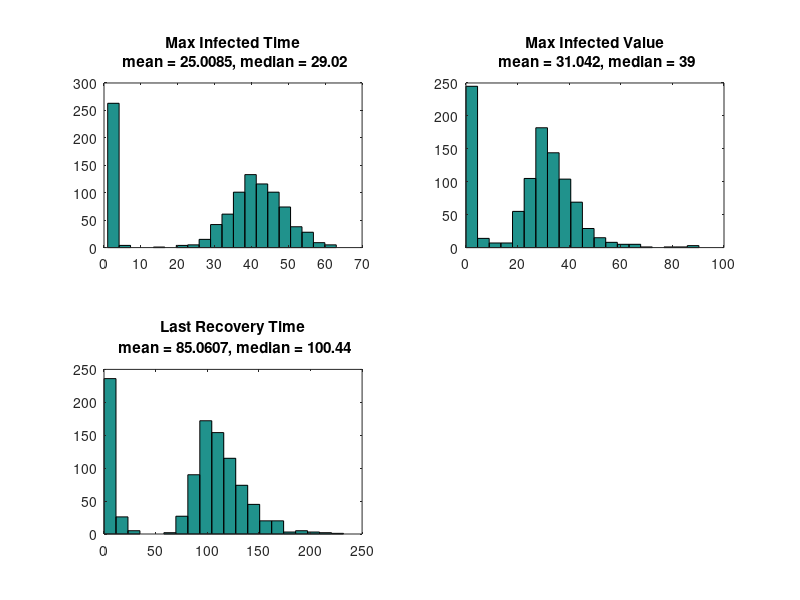

The MATLAB script that drew this image:
maxInf = [
38.49,38.0;
0.0,1.0;
27.53,41.0;
19.68,53.0;
34.05,39.0;
36.03,46.0;
10.03,3.0;
26.57,43.0;
0.0,1.0;
39.53,43.0;
22.31,49.0;
0.0,1.0;
24.31,35.0;
32.87,33.0;
36.57,41.0;
4.1,3.0;
24.76,47.0;
24.62,47.0;
30.29,35.0;
23.73,43.0;
28.98,48.0;
22.08,44.0;
21.12,42.0;
22.44,49.0;
32.28,59.0;
0.0,1.0;
34.66,35.0;
33.09,54.0;
27.9,37.0;
38.0,40.0;
31.57,55.0;
36.22,41.0;
0.0,1.0;
41.67,51.0;
0.0,1.0;
56.15,40.0;
48.21,47.0;
22.39,55.0;
28.33,42.0;
39.25,45.0;
26.08,44.0;
18.06,33.0;
28.1,33.0;
5.32,3.0;
0.0,1.0;
44.2,50.0;
0.0,1.0;
25.87,26.0;
64.57,27.0;
28.8,40.0;
31.85,51.0;
0.0,1.0;
0.0,1.0;
24.36,47.0;
30.12,38.0;
29.32,50.0;
30.93,38.0;
0.0,1.0;
18.92,38.0;
28.67,52.0;
21.54,47.0;
0.0,1.0;
30.83,43.0;
26.16,37.0;
43.65,36.0;
40.04,32.0;
28.39,44.0;
0.35,2.0;
7.06,2.0;
40.22,42.0;
45.13,31.0;
53.87,39.0;
49.26,32.0;
46.52,42.0;
36.38,53.0;
0.0,1.0;
35.34,39.0;
43.34,41.0;
43.43,39.0;
0.0,1.0;
22.96,45.0;
23.23,53.0;
0.0,1.0;
44.36,38.0;
0.0,1.0;
20.27,37.0;
35.89,41.0;
0.0,1.0;
32.67,41.0;
8.08,5.0;
37.29,35.0;
29.07,43.0;
20.28,54.0;
0.0,1.0;
10.19,2.0;
42.83,44.0;
30.88,48.0;
27.77,32.0;
13.97,41.0;
1.65,2.0;
44.27,37.0;
34.27,35.0;
32.32,42.0;
25.91,38.0;
32.01,38.0;
0.0,1.0;
0.0,1.0;
0.0,1.0;
41.43,40.0;
27.75,34.0;
27.71,45.0;
54.03,32.0;
0.0,1.0;
0.0,1.0;
0.0,1.0;
41.09,44.0;
33.58,53.0;
0.0,1.0;
43.72,41.0;
39.9,49.0;
23.96,31.0;
24.03,46.0;
29.19,42.0;
65.02,31.0;
22.56,45.0;
0.0,1.0;
30.59,41.0;
21.21,50.0;
19.65,54.0;
0.0,1.0;
29.36,43.0;
28.67,36.0;
37.76,47.0;
0.0,1.0;
39.76,48.0;
30.14,42.0;
31.31,42.0;
44.82,40.0;
0.0,1.0;
37.91,44.0;
45.22,40.0;
43.01,38.0;
43.04,49.0;
33.57,51.0;
34.1,45.0;
31.92,49.0;
41.73,32.0;
0.0,1.0;
0.0,1.0;
25.93,56.0;
27.65,36.0;
27.95,35.0;
23.71,44.0;
0.0,1.0;
37.07,48.0;
15.41,6.0;
23.81,48.0;
34.61,36.0;
30.51,55.0;
0.0,1.0;
30.56,45.0;
25.49,36.0;
41.61,41.0;
4.53,3.0;
34.52,40.0;
24.43,32.0;
0.0,1.0;
0.59,2.0;
46.75,42.0;
0.0,1.0;
30.33,41.0;
33.86,45.0;
47.98,31.0;
27.93,42.0;
49.19,49.0;
30.89,36.0;
0.0,1.0;
30.66,44.0;
53.88,26.0;
44.1,33.0;
33.73,40.0;
3.59,3.0;
0.0,1.0;
42.47,41.0;
0.0,1.0;
30.43,51.0;
26.9,43.0;
28.76,42.0;
30.96,39.0;
31.12,34.0;
9.18,3.0;
3.06,2.0;
26.78,42.0;
0.0,1.0;
27.75,48.0;
51.66,38.0;
0.0,1.0;
33.67,39.0;
32.19,49.0;
51.11,29.0;
0.0,1.0;
23.89,41.0;
37.38,43.0;
2.56,3.0;
38.76,47.0;
46.36,56.0;
31.19,38.0;
40.75,45.0;
20.49,39.0;
38.35,33.0;
4.2,2.0;
0.0,1.0;
25.78,46.0;
0.0,1.0;
0.0,1.0;
33.45,48.0;
44.22,44.0;
21.06,41.0;
31.45,56.0;
1.94,2.0;
21.98,40.0;
0.0,1.0;
34.85,43.0;
18.89,31.0;
24.2,55.0;
32.9,46.0;
39.42,32.0;
39.6,41.0;
19.69,48.0;
0.0,1.0;
27.27,48.0;
43.12,44.0;
0.0,1.0;
40.97,40.0;
27.58,46.0;
35.7,39.0;
23.42,38.0;
36.97,40.0;
36.36,33.0;
30.96,15.0;
0.0,1.0;
0.0,1.0;
56.95,28.0;
21.81,39.0;
27.65,44.0;
31.02,42.0;
0.0,1.0;
48.48,41.0;
0.0,1.0;
26.54,57.0;
4.74,2.0;
21.85,50.0;
5.01,3.0;
30.11,41.0;
0.0,1.0;
30.84,50.0;
0.0,1.0;
25.74,39.0;
0.0,1.0;
31.44,47.0;
0.0,1.0;
1.17,2.0;
51.49,40.0;
26.42,44.0;
26.25,37.0;
26.89,45.0;
36.59,30.0;
35.16,44.0;
42.0,41.0;
24.86,58.0;
33.54,45.0;
39.36,38.0;
30.81,25.0;
34.01,46.0;
41.1,44.0;
38.64,46.0;
0.0,1.0;
0.0,1.0;
34.4,47.0;
29.62,46.0;
32.16,39.0;
55.39,39.0;
30.09,44.0;
19.2,37.0;
19.33,38.0;
22.6,50.0;
26.57,38.0;
23.64,47.0;
0.0,1.0;
34.64,37.0;
30.24,40.0;
36.86,39.0;
33.79,54.0;
29.8,38.0;
32.72,61.0;
34.48,42.0;
40.22,53.0;
0.0,1.0;
0.78,2.0;
37.72,49.0;
32.42,46.0;
0.0,1.0;
44.95,21.0;
48.58,32.0;
60.48,42.0;
32.61,44.0;
0.0,1.0;
43.79,37.0;
21.22,57.0;
0.0,1.0;
17.77,50.0;
36.01,47.0;
34.94,45.0;
7.41,2.0;
25.48,51.0;
26.76,42.0;
0.0,1.0;
30.26,46.0;
28.91,49.0;
36.7,49.0;
30.16,47.0;
0.0,1.0;
41.68,33.0;
35.11,38.0;
23.54,35.0;
32.31,44.0;
42.12,35.0;
25.99,47.0;
37.19,39.0;
46.87,40.0;
17.84,45.0;
36.89,47.0;
0.0,1.0;
67.33,32.0;
11.76,5.0;
0.0,1.0;
34.61,50.0;
29.96,48.0;
34.15,40.0;
39.32,36.0;
20.04,54.0;
29.35,48.0;
3.17,2.0;
34.58,46.0;
27.78,44.0;
0.05,2.0;
26.62,46.0;
31.23,41.0;
22.75,55.0;
0.0,1.0;
0.0,1.0;
47.44,27.0;
0.0,1.0;
41.78,40.0;
40.15,42.0;
28.23,58.0;
20.35,45.0;
25.84,40.0;
23.06,54.0;
0.0,1.0;
40.07,44.0;
37.6,40.0;
33.62,39.0;
27.45,49.0;
0.0,1.0;
31.64,37.0;
30.41,32.0;
23.09,41.0;
54.49,34.0;
27.16,47.0;
36.34,40.0;
31.48,44.0;
0.0,1.0;
35.47,42.0;
41.25,44.0;
0.0,1.0;
0.0,1.0;
0.0,1.0;
19.8,30.0;
31.77,33.0;
33.12,36.0;
27.46,38.0;
41.83,29.0;
37.48,38.0;
37.84,47.0;
32.06,53.0;
20.82,42.0;
33.83,41.0;
45.07,23.0;
0.0,1.0;
0.0,1.0;
26.16,45.0;
33.47,45.0;
0.0,1.0;
20.66,34.0;
0.0,1.0;
46.43,43.0;
30.41,43.0;
0.0,1.0;
0.0,1.0;
24.43,50.0;
3.49,3.0;
42.76,49.0;
34.86,46.0;
43.08,39.0;
22.51,55.0;
2.34,2.0;
35.58,40.0;
35.2,36.0;
35.57,41.0;
27.42,41.0;
0.0,1.0;
23.62,42.0;
0.0,1.0;
40.44,46.0;
30.75,35.0;
5.27,3.0;
40.18,49.0;
24.02,30.0;
0.0,1.0;
44.43,46.0;
0.0,1.0;
38.13,27.0;
27.92,44.0;
28.25,38.0;
17.38,40.0;
26.73,41.0;
43.84,42.0;
22.04,34.0;
35.05,42.0;
23.4,48.0;
29.81,49.0;
0.0,1.0;
29.89,37.0;
28.6,47.0;
0.0,1.0;
0.0,1.0;
26.37,50.0;
31.97,45.0;
20.43,39.0;
47.88,39.0;
0.0,1.0;
29.24,38.0;
0.0,1.0;
19.01,63.0;
0.0,1.0;
0.0,1.0;
23.35,24.0;
0.0,1.0;
30.24,56.0;
0.0,1.0;
22.16,54.0;
87.23,40.0;
32.16,44.0;
0.0,1.0;
39.76,33.0;
29.49,55.0;
24.95,37.0;
37.56,53.0;
1.14,2.0;
28.24,56.0;
34.6,43.0;
27.68,26.0;
25.18,43.0;
27.91,51.0;
30.14,48.0;
31.75,39.0;
28.47,44.0;
38.17,36.0;
36.01,47.0;
28.92,48.0;
40.4,40.0;
31.07,47.0;
38.17,42.0;
46.78,39.0;
0.0,1.0;
0.0,1.0;
36.93,40.0;
0.0,1.0;
23.62,44.0;
27.94,49.0;
43.5,29.0;
0.0,1.0;
29.53,32.0;
33.94,37.0;
25.53,36.0;
27.11,34.0;
0.0,1.0;
27.35,48.0;
42.56,38.0;
32.62,45.0;
30.24,43.0;
0.71,2.0;
0.0,1.0;
0.0,1.0;
32.87,40.0;
0.0,1.0;
0.0,1.0;
32.72,51.0;
39.7,43.0;
17.64,53.0;
0.22,2.0;
24.55,36.0;
87.52,31.0;
0.0,1.0;
40.22,41.0;
55.04,31.0;
0.77,3.0;
25.87,52.0;
47.56,26.0;
29.52,47.0;
30.19,31.0;
59.09,44.0;
37.35,42.0;
49.87,35.0;
26.6,51.0;
0.0,1.0;
34.0,33.0;
39.4,31.0;
13.03,2.0;
1.63,2.0;
6.37,2.0;
28.47,38.0;
36.75,41.0;
10.7,2.0;
35.71,38.0;
0.0,1.0;
40.62,38.0;
0.0,1.0;
32.35,29.0;
36.62,44.0;
43.08,41.0;
47.17,36.0;
45.79,33.0;
34.46,43.0;
38.11,33.0;
29.43,37.0;
30.1,48.0;
30.63,55.0;
30.05,40.0;
24.48,58.0;
31.82,40.0;
36.1,41.0;
0.0,1.0;
1.44,2.0;
51.95,46.0;
0.0,1.0;
58.08,30.0;
42.47,44.0;
0.0,1.0;
29.16,43.0;
42.1,30.0;
1.74,2.0;
33.44,46.0;
27.45,40.0;
0.0,1.0;
24.27,37.0;
25.16,42.0;
30.98,48.0;
25.32,45.0;
30.24,52.0;
33.93,52.0;
4.12,3.0;
31.35,32.0;
1.25,2.0;
0.0,1.0;
35.93,36.0;
38.23,43.0;
32.61,35.0;
0.89,2.0;
0.0,1.0;
31.65,37.0;
22.86,44.0;
39.84,46.0;
50.45,38.0;
31.49,51.0;
40.35,28.0;
0.0,1.0;
27.16,40.0;
33.98,39.0;
27.12,55.0;
36.86,45.0;
0.0,1.0;
44.49,38.0;
30.81,47.0;
38.16,41.0;
0.0,1.0;
32.42,47.0;
0.0,1.0;
38.98,35.0;
37.68,46.0;
0.0,1.0;
38.99,45.0;
35.01,23.0;
42.26,38.0;
0.0,1.0;
3.15,2.0;
31.1,41.0;
34.75,42.0;
0.0,1.0;
0.0,1.0;
25.62,47.0;
0.0,1.0;
0.0,1.0;
0.0,1.0;
31.36,51.0;
43.9,51.0;
21.87,32.0;
0.0,1.0;
0.0,1.0;
42.54,39.0;
26.43,50.0;
41.2,35.0;
0.0,1.0;
43.45,40.0;
0.0,1.0;
0.0,1.0;
25.01,23.0;
0.0,1.0;
0.0,1.0;
36.88,38.0;
33.56,40.0;
0.0,1.0;
0.0,1.0;
0.0,1.0;
4.53,2.0;
29.38,34.0;
36.34,48.0;
70.62,22.0;
24.65,47.0;
0.0,1.0;
58.44,39.0;
7.45,2.0;
0.0,1.0;
26.22,61.0;
0.0,1.0;
0.0,1.0;
1.7,2.0;
18.72,45.0;
33.73,49.0;
0.0,1.0;
27.9,49.0;
26.85,47.0;
44.96,40.0;
62.78,42.0;
32.7,54.0;
30.75,43.0;
40.72,41.0;
0.0,1.0;
20.08,39.0;
39.82,46.0;
0.0,1.0;
30.33,51.0;
27.1,34.0;
20.41,43.0;
28.53,50.0;
40.87,37.0;
33.49,33.0;
41.07,43.0;
66.16,27.0;
28.06,40.0;
32.98,35.0;
26.58,33.0;
0.0,1.0;
39.82,39.0;
49.36,42.0;
33.94,37.0;
50.36,40.0;
34.57,37.0;
0.0,1.0;
0.0,1.0;
29.73,48.0;
29.44,52.0;
31.85,52.0;
4.54,4.0;
39.29,46.0;
44.05,30.0;
36.07,35.0;
42.96,35.0;
0.0,1.0;
48.45,46.0;
38.42,46.0;
37.09,36.0;
0.0,1.0;
26.97,49.0;
0.0,1.0;
40.17,50.0;
0.0,1.0;
0.16,2.0;
38.93,43.0;
41.58,28.0;
0.0,1.0;
37.54,42.0;
54.12,41.0;
40.68,45.0;
27.54,54.0;
24.28,46.0;
0.0,1.0;
22.83,53.0;
21.46,48.0;
43.44,39.0;
32.09,44.0;
0.0,1.0;
38.41,45.0;
25.54,35.0;
23.72,46.0;
41.85,54.0;
0.0,1.0;
35.63,56.0;
19.83,43.0;
0.0,1.0;
31.8,43.0;
25.76,39.0;
26.97,51.0;
29.14,20.0;
33.29,40.0;
0.0,1.0;
1.02,2.0;
0.0,1.0;
1.13,2.0;
23.34,38.0;
44.05,33.0;
0.0,1.0;
28.14,36.0;
58.9,38.0;
30.14,36.0;
57.33,35.0;
34.87,27.0;
0.0,1.0;
41.7,27.0;
31.98,49.0;
22.29,51.0;
26.23,48.0;
27.66,36.0;
31.1,38.0;
7.68,3.0;
19.18,60.0;
37.9,37.0;
34.03,39.0;
31.59,34.0;
31.52,46.0;
0.96,2.0;
44.52,43.0;
0.0,1.0;
29.47,43.0;
31.66,39.0;
24.1,36.0;
37.34,39.0;
22.85,38.0;
20.61,27.0;
0.0,1.0;
40.36,34.0;
29.57,41.0;
31.99,29.0;
30.49,43.0;
33.96,45.0;
0.0,1.0;
38.18,47.0;
32.91,43.0;
47.79,41.0;
0.0,1.0;
28.83,49.0;
25.38,44.0;
49.85,39.0;
24.44,41.0;
34.99,40.0;
26.1,49.0;
34.09,43.0;
0.0,1.0;
40.73,32.0;
0.0,1.0;
30.52,42.0;
30.95,48.0;
40.96,41.0;
45.76,46.0;
35.96,38.0;
26.86,36.0;
28.25,44.0;
36.36,41.0;
0.0,1.0;
85.47,39.0;
39.66,39.0;
36.76,38.0;
12.21,3.0;
35.36,40.0;
0.0,1.0;
31.45,38.0;
0.0,1.0;
48.09,42.0;
29.0,50.0;
1.23,2.0;
40.04,41.0;
19.73,50.0;
0.0,1.0;
30.51,46.0;
0.0,1.0;
34.28,38.0;
35.32,34.0;
33.38,46.0;
33.96,38.0;
0.0,1.0;
23.47,43.0;
30.49,44.0;
27.34,58.0;
39.78,39.0;
31.24,40.0;
33.03,38.0;
0.0,1.0;
59.01,34.0;
29.41,43.0;
36.89,44.0;
34.99,34.0;
30.06,35.0;
20.96,46.0;
26.59,51.0;
0.0,1.0;
48.1,45.0;
29.42,58.0;
29.39,35.0;
3.39,5.0;
24.92,47.0;
0.0,1.0;
78.17,20.0;
18.79,56.0;
37.65,40.0;
39.69,50.0;
41.26,38.0;
28.11,34.0;
36.63,39.0;
0.0,1.0;
21.28,41.0;
0.0,1.0;
36.47,26.0;
29.53,41.0;
37.18,39.0;
20.55,31.0;
0.0,1.0;
33.87,40.0;
38.4,38.0;
31.48,40.0;
28.88,42.0;
29.16,37.0;
0.0,1.0;
32.45,48.0;
26.91,44.0;
34.3,37.0;
27.43,41.0;
39.45,33.0;
7.7,4.0;
27.15,47.0;
34.69,38.0;
24.42,46.0;
19.91,38.0;
28.89,41.0;
45.88,40.0;
32.96,37.0;
31.21,38.0;
0.0,1.0;
29.97,41.0;
35.07,50.0;
30.39,47.0;
0.0,1.0;
27.42,37.0;
29.6,50.0;
22.18,39.0;
0.0,1.0;
34.53,30.0;
0.0,1.0;
0.0,1.0;
46.1,33.0;
29.7,44.0;
40.53,38.0;
32.88,47.0;
0.0,1.0;
27.39,41.0;
0.0,1.0;
31.46,44.0;
23.36,43.0;
0.0,1.0;
26.14,43.0;
90.28,35.0;
14.62,48.0;
27.1,33.0;
31.19,46.0;
31.25,37.0;
35.93,47.0;
27.02,42.0;
34.45,46.0;
27.22,47.0;
0.0,1.0;
50.52,37.0;
28.63,41.0;
0.0,1.0;
27.78,52.0;
0.0,1.0;
29.76,44.0;
29.96,40.0;
22.28,47.0;
39.17,41.0;
29.08,34.0;
0.0,1.0;
38.2,41.0;
64.72,37.0;
28.62,46.0;
34.64,41.0;
39.16,37.0;
0.0,1.0;
0.0,1.0;
22.22,37.0;
37.57,50.0;
22.13,52.0;
35.82,38.0;
49.39,31.0;
34.43,47.0;
52.01,31.0;
41.21,44.0;
31.09,30.0;
26.89,33.0;
29.04,48.0;
46.68,45.0;
40.63,35.0;
28.12,42.0;
31.79,52.0;
23.76,36.0;
37.84,44.0;
29.43,43.0;
26.95,47.0;
0.0,1.0;
0.0,1.0;
45.9,62.0;
35.95,40.0;
0.0,1.0;
35.52,41.0;
23.96,51.0;
0.13,2.0;
31.95,36.0;
32.91,48.0;
31.28,51.0;
0.0,1.0;
39.54,43.0;
2.72,2.0;
37.73,37.0;
34.34,53.0;
32.08,46.0;
21.17,49.0;
33.62,48.0;
0.0,1.0;
24.62,29.0;
26.77,39.0;
31.35,50.0;
44.44,29.0;
39.62,45.0;
0.0,1.0;
23.12,49.0;
39.03,42.0;
27.01,52.0;
33.71,44.0;
0.0,1.0;
38.09,41.0;
30.81,37.0;
34.96,38.0;
0.0,1.0;
25.37,48.0;
0.0,1.0;
0.0,1.0;
32.64,42.0;
0.04,2.0;
2.21,2.0;
24.25,49.0;
0.0,1.0;
19.9,49.0;
32.37,35.0;
29.04,47.0;
0.0,1.0;
53.9,31.0;
0.0,1.0;
0.0,1.0;
34.03,34.0;
29.06,44.0;
34.67,36.0;
32.41,47.0;
32.87,55.0;
32.35,35.0;
40.77,52.0;
33.76,45.0;
40.84,34.0;
29.42,43.0;
36.58,44.0;
34.53,57.0;
24.14,34.0;
26.63,49.0;
0.0,1.0;
0.0,1.0;
28.07,44.0;
29.4,41.0;
38.19,37.0;
30.38,46.0;
29.5,36.0;
0.0,1.0;
31.38,54.0;
];
lastRec = [
84.21;
0.14;
102.28;
106.32;
100.42;
83.62;
14.04;
121.04;
3.6;
116.35;
104.29;
3.75;
98.89;
86.71;
96.07;
25.32;
108.38;
98.74;
185.13;
80.16;
126.45;
86.38;
119.89;
141.55;
105.66;
0.63;
97.78;
89.71;
98.98;
128.3;
111.82;
124.49;
1.92;
122.29;
0.81;
160.74;
129.65;
99.2;
100.49;
110.77;
90.46;
114.39;
165.61;
9.3;
8.42;
127.9;
0.02;
98.79;
193.42;
125.71;
98.86;
1.13;
7.99;
129.43;
81.05;
95.76;
93.94;
1.38;
110.34;
94.25;
82.07;
3.05;
79.87;
94.89;
112.8;
115.3;
95.69;
7.67;
15.18;
81.06;
99.02;
123.38;
141.5;
108.49;
95.71;
2.49;
126.6;
104.86;
120.8;
1.24;
92.44;
101.81;
4.54;
108.37;
12.16;
113.29;
110.32;
0.56;
80.49;
33.02;
120.36;
91.86;
120.52;
14.32;
16.55;
131.9;
172.07;
160.43;
87.59;
6.56;
127.67;
161.35;
100.43;
88.07;
118.44;
3.98;
1.9;
0.4;
127.46;
201.73;
101.8;
140.52;
13.49;
2.51;
3.85;
128.68;
131.96;
0.73;
127.78;
135.31;
99.68;
118.87;
102.93;
145.59;
84.51;
1.6;
121.57;
106.73;
98.48;
16.64;
126.24;
142.77;
123.25;
1.13;
138.97;
113.2;
92.69;
122.14;
7.74;
107.14;
145.71;
124.74;
110.7;
80.74;
117.89;
103.3;
161.81;
3.44;
1.46;
95.51;
95.65;
94.5;
103.11;
8.76;
86.81;
23.41;
129.79;
88.77;
134.95;
1.92;
102.32;
86.8;
130.0;
22.53;
133.97;
99.84;
5.79;
3.44;
152.83;
1.03;
75.71;
124.85;
102.86;
94.87;
106.87;
116.09;
4.77;
93.5;
117.0;
148.84;
100.14;
11.51;
0.5;
157.2;
2.07;
100.45;
96.39;
105.63;
98.05;
94.84;
26.33;
5.56;
120.75;
8.4;
89.56;
149.38;
2.53;
101.23;
114.48;
95.77;
1.45;
124.59;
116.09;
14.91;
119.36;
94.78;
96.18;
163.05;
150.89;
117.62;
8.03;
1.42;
170.82;
0.76;
2.6;
97.34;
129.01;
114.49;
105.47;
5.02;
91.12;
1.1;
80.13;
146.85;
91.02;
120.79;
84.08;
100.14;
147.93;
3.29;
96.84;
126.36;
7.74;
112.86;
85.94;
107.72;
121.53;
97.46;
128.98;
200.26;
2.01;
5.07;
126.74;
94.72;
108.85;
120.86;
0.71;
108.03;
9.61;
69.95;
7.27;
160.89;
10.58;
115.86;
3.31;
101.57;
2.02;
101.72;
0.48;
128.07;
11.65;
10.32;
90.28;
148.59;
93.1;
105.71;
103.91;
137.99;
125.26;
85.72;
118.67;
105.78;
113.35;
115.63;
129.55;
110.04;
6.58;
3.61;
125.03;
81.26;
90.77;
141.69;
79.63;
84.6;
142.59;
70.57;
140.56;
90.26;
0.12;
121.4;
114.01;
102.14;
103.66;
118.69;
105.9;
99.92;
125.6;
15.93;
1.82;
123.75;
142.64;
1.26;
127.87;
83.75;
138.83;
106.34;
0.9;
111.49;
91.81;
6.76;
116.8;
151.18;
98.2;
11.18;
95.13;
146.42;
3.26;
99.06;
129.87;
106.35;
96.72;
1.0;
130.24;
138.54;
102.57;
82.73;
137.06;
84.55;
114.29;
113.51;
109.05;
123.16;
8.88;
124.62;
20.74;
3.39;
99.29;
95.26;
109.31;
105.58;
87.24;
120.04;
8.94;
92.47;
93.79;
4.52;
87.94;
78.66;
99.36;
3.77;
1.96;
116.84;
2.37;
195.7;
146.47;
105.36;
77.25;
109.12;
93.46;
0.15;
127.69;
103.97;
126.9;
111.89;
19.06;
99.41;
99.59;
166.26;
108.87;
88.86;
89.97;
103.15;
1.87;
123.92;
88.9;
0.09;
2.72;
5.33;
85.73;
76.67;
109.77;
108.01;
87.36;
103.82;
117.16;
103.54;
107.47;
107.71;
110.36;
0.91;
5.91;
104.79;
113.29;
0.89;
117.02;
9.17;
115.71;
70.07;
4.84;
9.87;
108.86;
7.14;
159.15;
129.76;
110.38;
103.29;
12.3;
126.71;
160.17;
119.92;
88.25;
5.13;
115.04;
1.37;
93.01;
100.2;
9.45;
120.1;
118.76;
2.49;
114.13;
2.05;
122.16;
119.19;
166.47;
98.63;
110.9;
121.11;
137.65;
89.63;
100.23;
124.22;
4.09;
170.2;
124.09;
0.99;
0.76;
110.18;
101.95;
129.1;
98.31;
2.28;
102.21;
1.03;
83.4;
15.98;
1.91;
135.92;
1.12;
124.1;
6.65;
75.76;
161.82;
114.54;
0.21;
114.04;
113.34;
93.06;
95.41;
3.61;
107.31;
140.62;
171.46;
112.78;
93.95;
130.94;
128.2;
193.49;
101.7;
115.86;
107.71;
94.44;
87.96;
81.78;
173.44;
2.92;
6.37;
143.83;
7.47;
123.6;
151.82;
122.94;
1.88;
119.01;
120.93;
142.36;
120.13;
1.0;
128.86;
108.8;
131.72;
151.34;
0.92;
0.01;
2.89;
95.91;
0.12;
2.25;
109.99;
112.49;
86.51;
12.65;
93.78;
141.83;
1.94;
120.05;
138.48;
6.86;
98.69;
118.92;
81.4;
113.49;
138.34;
117.37;
106.88;
186.31;
1.03;
97.25;
113.8;
15.5;
9.39;
16.35;
97.0;
125.06;
16.3;
113.02;
7.69;
140.18;
1.8;
106.0;
88.33;
100.71;
113.19;
133.14;
93.08;
154.5;
93.62;
104.64;
80.55;
111.04;
138.34;
133.9;
111.46;
0.64;
22.93;
107.41;
0.74;
171.94;
94.15;
2.65;
114.01;
90.73;
16.49;
103.07;
104.33;
4.05;
114.65;
105.13;
112.33;
142.22;
113.36;
95.05;
14.0;
103.76;
5.12;
2.56;
91.6;
104.88;
93.52;
8.06;
0.26;
104.61;
94.39;
88.48;
168.95;
97.02;
99.95;
0.38;
169.93;
117.33;
96.15;
118.02;
6.31;
114.27;
96.77;
92.48;
6.89;
101.27;
0.33;
126.46;
106.91;
0.07;
85.13;
138.11;
135.22;
0.48;
6.56;
91.98;
171.07;
3.19;
0.53;
77.37;
7.57;
4.69;
2.21;
101.67;
118.51;
111.67;
3.52;
5.53;
103.37;
92.27;
112.42;
0.36;
91.35;
1.27;
8.15;
147.18;
2.09;
3.77;
104.96;
135.49;
2.47;
0.85;
0.09;
5.63;
79.26;
106.84;
119.07;
112.95;
0.38;
118.09;
18.26;
1.74;
106.52;
6.33;
7.14;
3.54;
94.31;
125.48;
3.18;
99.81;
94.44;
100.74;
136.19;
139.12;
120.72;
80.11;
5.35;
131.54;
129.53;
2.12;
212.48;
101.3;
103.86;
119.97;
96.24;
201.42;
154.24;
132.39;
111.37;
91.62;
96.02;
9.47;
146.33;
117.49;
108.27;
130.88;
119.98;
2.12;
0.08;
103.16;
118.0;
144.35;
11.46;
148.97;
167.93;
96.55;
95.78;
5.07;
134.5;
184.99;
97.78;
2.44;
107.67;
4.78;
127.25;
9.71;
8.07;
169.56;
106.72;
4.78;
108.25;
123.46;
147.13;
83.73;
82.49;
0.31;
128.16;
89.47;
105.51;
108.79;
2.55;
99.5;
116.24;
109.34;
117.0;
0.56;
96.66;
97.85;
1.63;
86.13;
99.81;
92.18;
112.78;
117.79;
9.47;
4.56;
0.88;
2.16;
86.78;
132.95;
2.99;
120.01;
115.47;
102.31;
126.58;
111.84;
0.68;
118.19;
164.16;
67.7;
150.41;
143.19;
104.58;
9.1;
95.87;
136.57;
139.68;
99.57;
66.42;
6.29;
164.11;
3.15;
75.82;
118.99;
138.15;
108.74;
84.43;
143.46;
3.06;
125.42;
87.12;
99.43;
112.62;
80.42;
2.04;
119.86;
103.97;
119.12;
0.3;
111.1;
91.62;
172.02;
83.41;
91.89;
96.12;
109.63;
7.72;
102.62;
2.08;
123.14;
118.75;
94.59;
97.1;
146.23;
177.24;
92.47;
83.33;
2.19;
231.98;
114.26;
139.57;
17.38;
113.02;
0.12;
107.97;
2.64;
134.52;
97.06;
4.01;
148.89;
90.55;
1.83;
146.56;
1.01;
148.12;
153.8;
117.48;
116.89;
2.97;
111.96;
89.49;
110.66;
106.89;
140.35;
137.01;
4.05;
164.55;
110.51;
138.58;
132.13;
146.18;
115.16;
124.91;
2.42;
124.23;
101.24;
114.96;
15.12;
115.29;
1.85;
155.11;
74.59;
102.19;
89.65;
118.21;
97.79;
146.93;
2.19;
117.73;
4.77;
146.02;
104.25;
139.42;
128.51;
0.07;
129.19;
115.6;
90.12;
113.78;
96.5;
9.45;
99.53;
90.23;
102.69;
130.34;
154.59;
28.01;
104.42;
113.19;
91.23;
110.69;
111.13;
106.76;
100.34;
102.34;
0.32;
93.78;
165.11;
92.27;
0.12;
107.4;
98.33;
93.69;
2.15;
96.66;
1.08;
6.9;
129.16;
98.58;
129.5;
86.39;
2.12;
114.53;
0.17;
115.5;
92.79;
0.17;
95.5;
194.54;
83.13;
77.68;
142.6;
113.38;
101.18;
150.07;
103.23;
109.74;
2.79;
118.19;
81.55;
10.34;
119.69;
0.33;
99.31;
96.79;
124.31;
98.93;
103.16;
8.77;
138.8;
122.54;
102.56;
105.89;
128.45;
2.75;
1.72;
113.5;
103.8;
94.38;
109.5;
149.18;
116.97;
112.0;
108.82;
133.44;
219.94;
102.26;
122.25;
130.27;
109.94;
121.33;
83.46;
94.18;
95.92;
123.31;
0.19;
12.72;
129.81;
127.33;
3.05;
113.61;
92.42;
2.92;
159.74;
93.93;
94.63;
0.2;
130.71;
3.23;
96.95;
103.24;
87.31;
122.87;
101.3;
0.93;
123.39;
107.86;
109.22;
92.31;
103.92;
7.44;
82.67;
125.04;
92.25;
124.4;
3.88;
99.75;
111.22;
108.45;
2.27;
81.81;
3.25;
1.0;
91.44;
3.95;
7.43;
91.61;
0.09;
72.33;
111.42;
103.09;
3.55;
128.72;
1.84;
5.58;
120.14;
110.82;
115.74;
110.96;
79.45;
115.35;
107.09;
102.84;
136.93;
135.38;
106.53;
113.53;
104.54;
104.24;
1.92;
0.59;
73.76;
103.97;
138.74;
131.48;
91.2;
0.28;
99.25;
];
sdMaxInfTime = 31.2;
sdMaxInfValue = 38.390442569370045;
sdLastRecTime = 101.93;
maxInfTimes = maxInf(:, 1);
maxInfValues = maxInf(:, 2);
lastRecTimes = lastRec(:, 1);
maxInfTimesMean = mean(maxInfTimes);
maxInfTimesMedian = median(maxInfTimes);
maxInfValuesMean = mean(maxInfValues);
maxInfValuesMedian = median(maxInfValues);
lastRecTimesMean = mean(lastRecTimes);
lastRecTimesMedian = median(lastRecTimes);
figure
subplot (2, 2, 1);
hist(maxInfValues, 20);
title (sprintf ('Max Infected Time\n mean = %d, median = %d', maxInfTimesMean, maxInfTimesMedian));
subplot (2, 2, 2);
hist(maxInfTimes, 20);
title (sprintf ('Max Infected Value\n mean = %d, median = %d', maxInfValuesMean, maxInfValuesMedian));
subplot (2, 2, 3);
hist(lastRecTimes, 20);
title (sprintf ('Last Recovery Time\n mean = %d, median = %d', lastRecTimesMean, lastRecTimesMedian));
